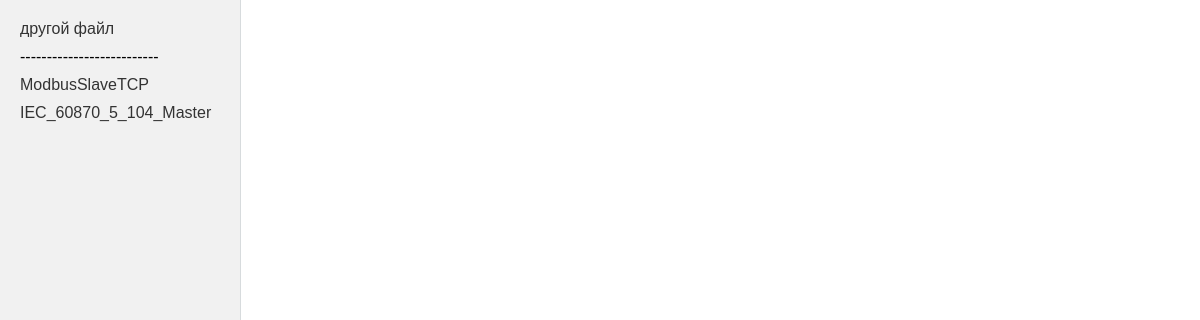
The app's page /main/controllerInfo/, older data.
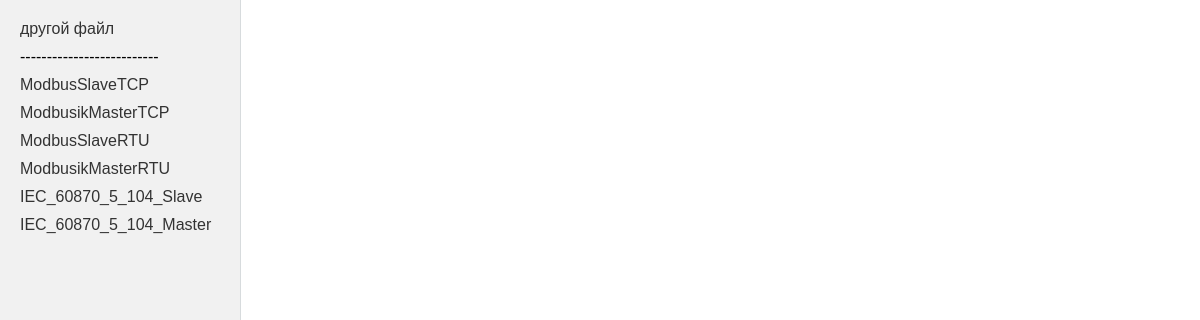
The same page, newer data.
### main/models.py (models this page shows)
class ModbusSlaveTCP(models.Model):
    IP = models.CharField(max_length=15)
    Port = models.CharField(max_length=255)
    Clients_Count = models.IntegerField()
    Device_Address = models.IntegerField()
    Autorun = models.CharField(max_length=255)
    Name_ID = models.CharField(max_length=255, default='null', null=True)
    Sector = models.CharField(max_length=255, default='null', null=True, blank=True)
    Registers = models.CharField(max_length=255, default='null', null=True, blank=True)
    def __str__(self):
        return "ModbusSlaveTCP"

class IEC_60870_5_104_Master(models.Model):
    IP = models.CharField(max_length=15)
    Port = models.CharField(max_length=255)
    Reconnect = models.IntegerField()
    T1 = models.IntegerField()
    T2 = models.IntegerField()
    T3 = models.IntegerField()
    W = models.IntegerField()
    K = models.IntegerField()
    TimeSync = models.CharField(max_length=255)
    TimeSyncFormat = models.CharField(max_length=255)
    TimeShift = models.IntegerField()
    Filter = models.CharField(max_length=255)
    NumberOfReconnections = models.IntegerField()
    SplitIntoParts = models.CharField(max_length=255)
    LogLevel = models.CharField(max_length=255)
    Autorun = models.CharField(max_length=255)
    Name_ID = models.CharField(max_length=255, default='null', null=True)
    Sector = models.CharField(max_length=255, default='null', null=True, blank=True)
    Data = models.CharField(max_length=255, default='null', null=True, blank=True)
    Command = models.CharField(max_length=255, default='null', null=True, blank=True)
    Files = models.CharField(max_length=255, default='null', null=True, blank=True)
    Endpoints = models.CharField(max_length=255, default='null', null=True, blank=True)
    Interrogation_periods = models.CharField(max_length=255, default='null', null=True, blank=True)
    def __str__(self):
        return "IEC_60870_5_104_Master"

class ModbusikMasterTCP(models.Model):
    Ip = models.CharField(max_length=15)
    Port = models.CharField(max_length=255)
    Read_timeout = models.CharField(max_length=255)
    Pause = models.CharField(max_length=255)
    Station_Address = models.CharField(max_length=255)
    Reconnect = models.IntegerField()
    NumberOfReconnections = models.IntegerField()
    Allowed_errors = models.IntegerField()
    LogLevel = models.CharField(max_length=255)
    Autorun = models.CharField(max_length=255)
    Name_ID = models.CharField(max_length=255, default='null', null=True)
    Sector = models.CharField(max_length=255, default='null', null=True, blank=True)
    Read_registers = models.CharField(max_length=255, default='null', null=True, blank=True)
    Write_registers = models.CharField(max_length=255, default='null', null=True, blank=True)
    Endpoints = models.CharField(max_length=255, default='null', null=True, blank=True)
    def __str__(self):
        return "ModbusikMasterTCP"

class ModbusSlaveRTU(models.Model):
    Port = models.CharField(max_length=255)
    Address = models.IntegerField()
    Speed = models.CharField(max_length=255)
    Parity = models.CharField(max_length=15)
    Stop_bits = models.CharField(max_length=255)
    Data_bits = models.CharField(max_length=255)
    Number_of_reconnections = models.IntegerField()
    Write_messages_in_log = models.CharField(max_length=255)
    Autorun = models.CharField(max_length=255)
    Name_ID = models.CharField(max_length=255, default='null', null=True)
    Sector = models.CharField(max_length=255, default='null', null=True, blank=True)
    Count = models.CharField(max_length=255, blank=True)
    Registers = models.CharField(max_length=255, default='null', null=True, blank=True)
    Registers_type = models.CharField(max_length=255, default='null', null=True, blank=True)
    def __str__(self):
        return "ModbusSlaveRTU"

class ModbusikMasterRTU(models.Model):
    Port = models.CharField(max_length=255)
    Speed = models.CharField(max_length=255)
    Parity = models.CharField(max_length=15)
    Stop_bits = models.CharField(max_length=255)
    Data_bits = models.CharField(max_length=255)
    Number_of_retries = models.IntegerField()
    Read_timeout = models.IntegerField()
    Pause = models.IntegerField()
    Station_Address = models.IntegerField()
    Reconnect = models.IntegerField()
    Allowed_errors = models.IntegerField()
    LogLevel = models.CharField(max_length=255)
    Autorun = models.CharField(max_length=255)
    Name_ID = models.CharField(max_length=255, default='null', null=True)
    Sector = models.CharField(max_length=255, default='null', null=True, blank=True)
    Registers_Type = models.CharField(max_length=255, default='null', null=True, blank=True)
    Start = models.CharField(max_length=255, default='null', null=True, blank=True)
    Data_Type = models.CharField(max_length=255, default='null', null=True, blank=True)
    Count = models.CharField(max_length=255, default='null', null=True, blank=True)
    Bytes_Order = models.CharField(max_length=255, default='null', null=True, blank=True)
    Period = models.CharField(max_length=255, default='null', null=True, blank=True)
    Filter = models.CharField(max_length=255, default='null', null=True, blank=True)
    Name = models.CharField(max_length=255, default='null', null=True, blank=True)
    Composition = models.CharField(max_length=255, default='null', null=True, blank=True)
    Control = models.CharField(max_length=255, default='null', null=True, blank=True)
    Read_registers = models.CharField(max_length=255, default='null', null=True, blank=True)
    Write_registers = models.CharField(max_length=255, default='null', null=True, blank=True)
    def __str__(self):
        return "ModbusikMasterRTU"

class IEC_60870_5_104_Slave(models.Model):
    Port = models.CharField(max_length=255)
    AnswerTimeout = models.IntegerField()
    InfoTimeout = models.IntegerField()
    Downtime = models.IntegerField()
    W = models.IntegerField()
    K = models.IntegerField()
    MaxConnectionCount = models.IntegerField()
    QueueSize = models.IntegerField()
    Filter = models.CharField(max_length=255)
    LogLevel = models.CharField(max_length=255)
    Autorun = models.CharField(max_length=255)
    Name_ID = models.CharField(max_length=255, default='null', null=True)
    Sector = models.CharField(max_length=255, default='null', null=True, blank=True)
    Name = models.CharField(max_length=255, blank=True)
    ASDU = models.IntegerField(null=True, blank=True)
    Address = models.IntegerField(null=True, blank=True)
    Count = models.IntegerField(null=True, blank=True)
    Type = models.CharField(max_length=255, blank=True)
    Groups = models.CharField(max_length=255, blank=True)
    Cause_of_transmission = models.CharField(max_length=255, blank=True)
    IOA = models.IntegerField(null=True, blank=True)
    Range = models.IntegerField(null=True, blank=True)
    Type_send = models.CharField(max_length=255, blank=True)
    Description = models.CharField(max_length=255, default='null', null=True, blank=True)
    Data = models.CharField(max_length=255, default='null', null=True, blank=True)
    Command = models.CharField(max_length=255, default='null', null=True, blank=True)
    Files = models.CharField(max_length=255, default='null', null=True, blank=True)
    def __str__(self):
        return "IEC_60870_5_104_Slave"

### main/views.py (the view)
# urls.py: path('controllerInfo/', viewBlocks, name="blockview"),    # http://127.0.0.1:8000/main/controllerInfo   # path('controllerInfo/<str:nameModel>/', edit_my_model, name='edit_my_model'),
def viewBlocks(request):
    listInfo = request.session.get('mypath')
    IGNORE_LIST = ['Sector', 'Registers', 'Read_registers', 'Write_registers', 'Endpoints', 'Registers_type',
                   'Start', 'Data_Type', 'Count', 'Bytes_Order', 'Period', 'Name', 'Composition', 'Control',
                   'Description', 'Data', 'Command', 'Files', 'Read registers', 'Write registers',
                   'Registers type', 'Bytes Order', 'Data Type', 'Interrogation periods',
                   'Interrogation_periods', "IOA", "ASDU", "Type", "Groups", "Cause of transmission",
                   "Range", "Type send", "Registers Type"]  # - динамические элементы
    object_list = [ModbusSlaveTCP.objects.first(), ModbusikMasterTCP.objects.first(),
                   ModbusSlaveRTU.objects.first(), ModbusikMasterRTU.objects.first(),
                   IEC_60870_5_104_Slave.objects.first(), IEC_60870_5_104_Master.objects.first()]
    object_list = [x for x in object_list if x is not None]
    nameModel = request.GET.get('item')
    success_message = None
    model_form_mapping = {
        "IEC_60870_5_104_Master": (IEC_Master_Form, IEC_60870_5_104_Master),
        "IEC_60870_5_104_Slave": (IEC_Slave_Form, IEC_60870_5_104_Slave),
        "ModbusikMasterRTU": (ModbusikMasterRTU_Form, ModbusikMasterRTU),
        "ModbusSlaveRTU": (ModbusSlaveRTU_Form, ModbusSlaveRTU),
        "ModbusikMasterTCP": (ModbusikMasterTCP_Form, ModbusikMasterTCP),
        "ModbusSlaveTCP": (ModbusSlaveTCP_Form, ModbusSlaveTCP),
    }
    if nameModel in model_form_mapping:
        form_class, model_class = model_form_mapping[nameModel]
        current_model = model_class.objects.first()
        if request.method == "POST":
            form = form_class(request.POST, instance=current_model)
            try:
                form.save()
                write_GACSECTOR(listInfo)
                success_message = 'данные изменены!'
            except Exception as e:
                print(e)
                form.add_error(None, 'ошибка сохранения')
        else:
            form = form_class(instance=current_model)
    else:
        form = None
    context = {
        "object_list": object_list,
        "form": form,
        "nameModel": nameModel,
        'success_message': success_message,
        "Ignore": IGNORE_LIST
    }
    return render(request, "main/mainpage.html", context)

### main/templates/main/mainpage.html (shortened to what this page needs)
{% load static %}
<!DOCTYPE html>
<html>
    <head>
        <link type="text/css" href="{% static 'css/style.css' %}" rel="stylesheet" />
    </head>
    <body>
    <div class="sidebar">
        <ul>
            <li><a href="/main">другой файл</a></li>
            <li>--------------------------</li>
            {% for item in object_list %}
                <li><a href="{% url 'blockview' %}?item={{ item }}">{{ item }}</a></li>
            {% endfor %}
        </ul>
    </div>
    <div class="content">
    </div>
    </body>
</html>

### main/static/css/style.css (style rules this page uses)
html, body { font-family: 'Arial'; margin: 0; padding: 0; height: 100%; width: 100%; }
li { list-style-type: none; }
.sidebar { display: flex; flex-direction: column; justify-content: space-between; height: 100vh; width: 200px; border-right: 1px solid #D7DBDD; background-color: #f1f1f1; padding: 20px; float: left; }
.sidebar ul { list-style-type: none; padding: 0; margin: 0; }
.sidebar li { margin-bottom: 10px; }
.sidebar a { text-decoration: none; color: #333; }
.content { display: flex; flex-direction: column; padding: 20px; float: left; }

Row changes from the older to the newer data that the page shows:
added ModbusikMasterTCP: item "ModbusikMasterTCP"
added ModbusSlaveRTU: item "ModbusSlaveRTU"
added ModbusikMasterRTU: item "ModbusikMasterRTU"
added IEC_60870_5_104_Slave: item "IEC_60870_5_104_Slave"
